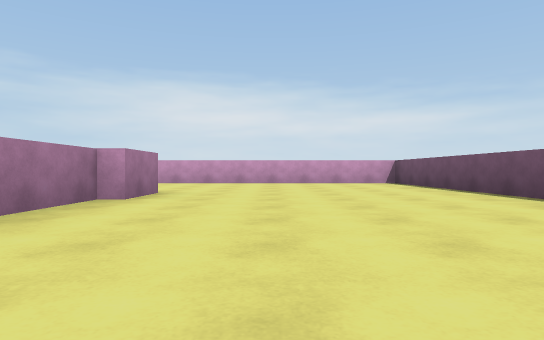
View 1 (above)

24 first-person views from a walk through a 3-D level made in the Unity game engine. The camera is 0.29 m above the floor, looks level and sees 75° across. The floor is counted in squares, 1 m on a side. Each view is taken from the middle of a square. On the plan, view 1 faces up. The plan holds only what a view shows up to about 9 squares ahead; the rest is blank. The place goes on beyond the plan.

View 2
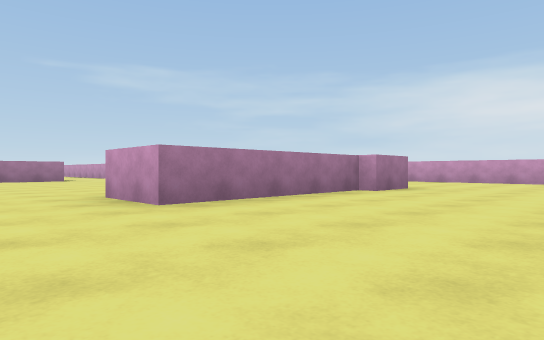

View 3
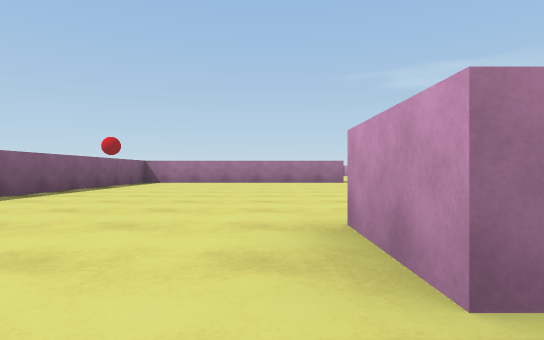

View 4
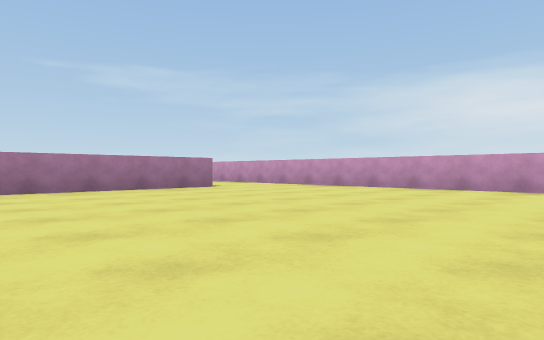

View 5
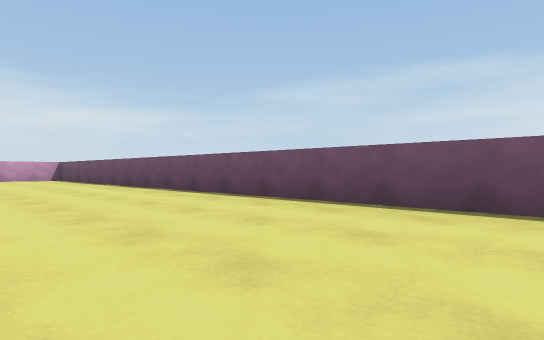

View 6
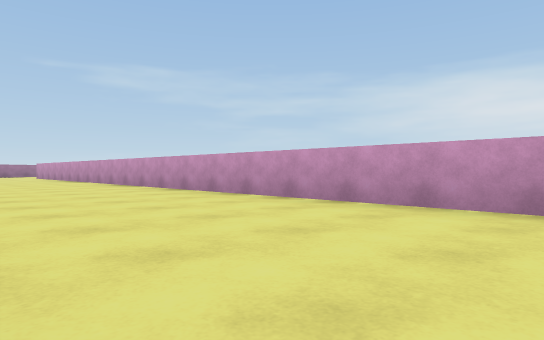

View 7
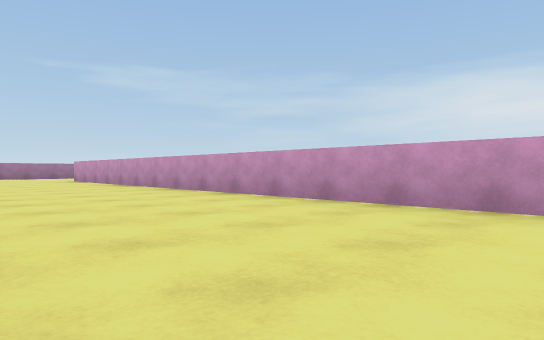

View 8
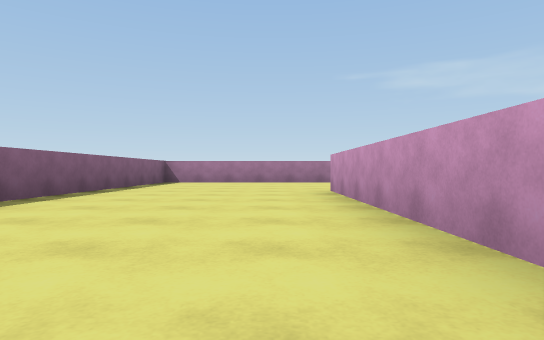

View 9
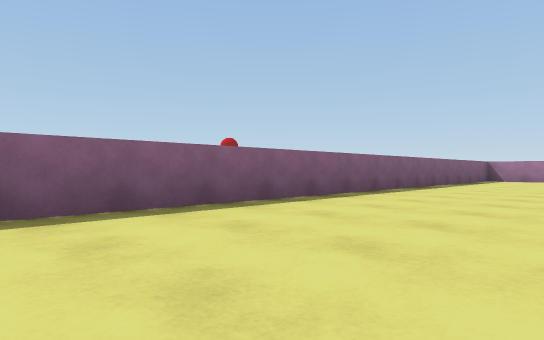

View 10
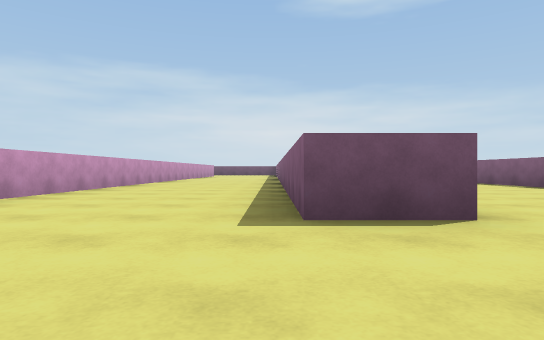

View 11
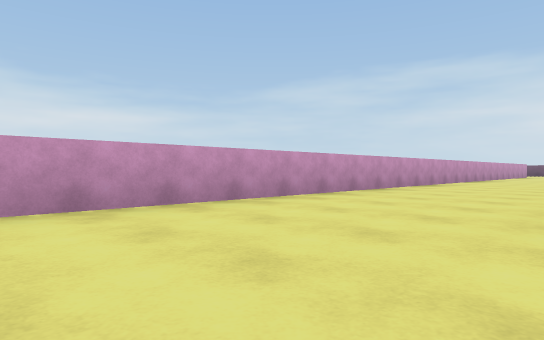

View 12
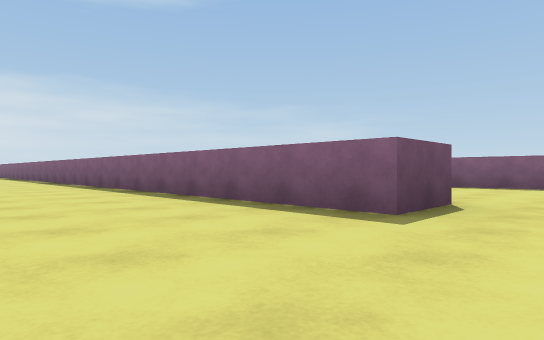

View 13
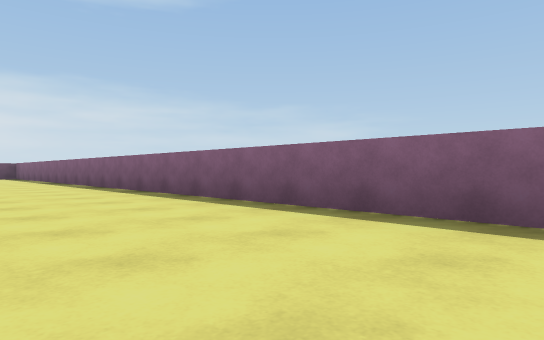

View 14
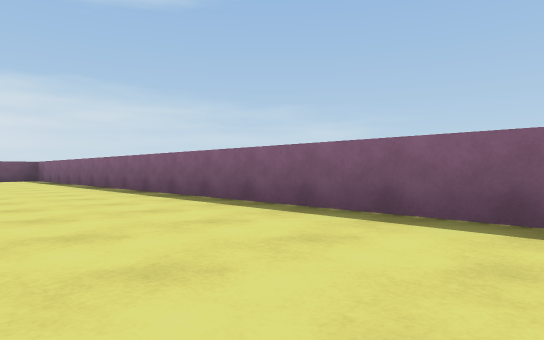

View 15
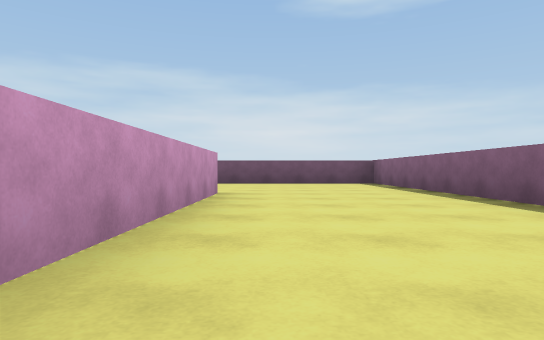

View 16
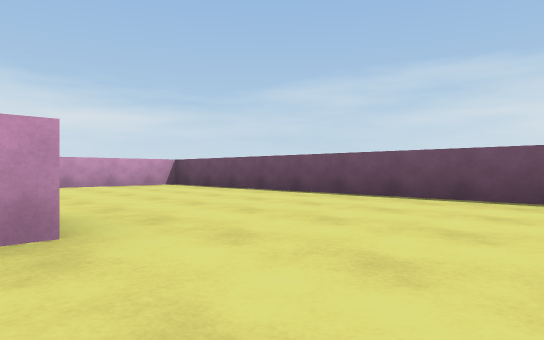

View 17
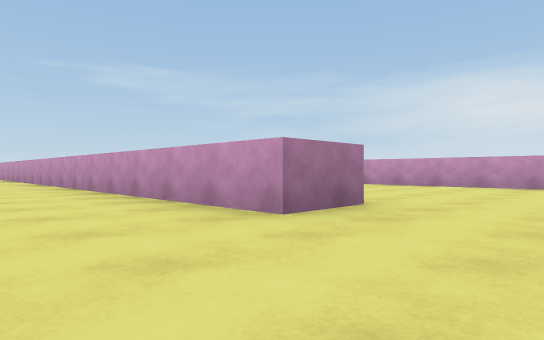

View 18
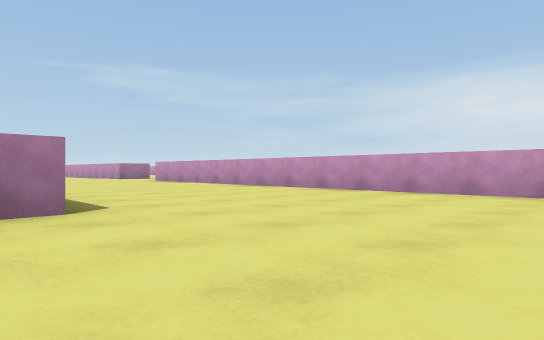

View 19
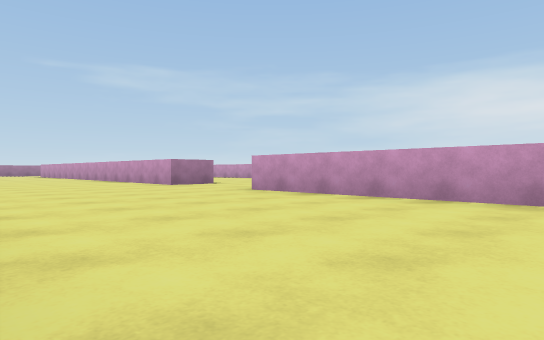

View 20
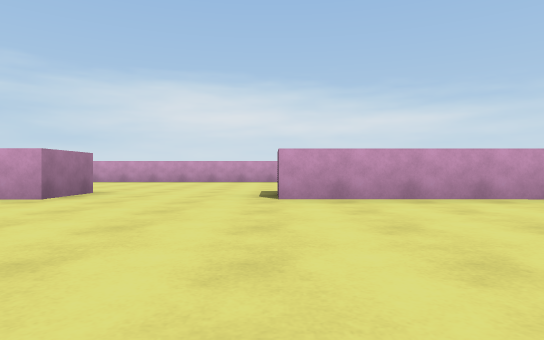

View 21
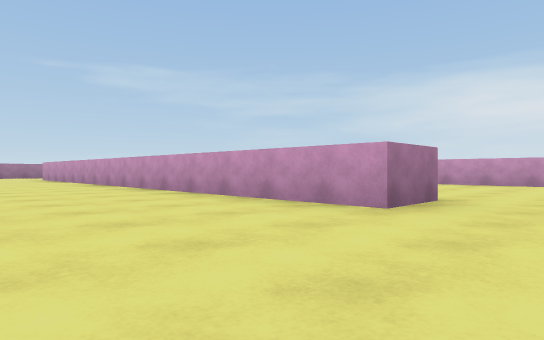

View 22
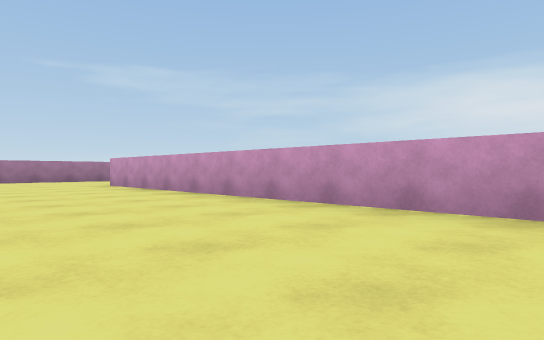

View 23
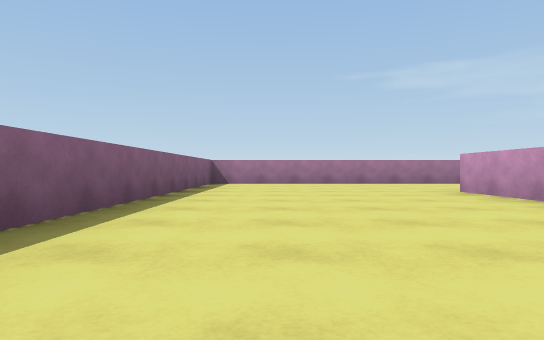

View 24
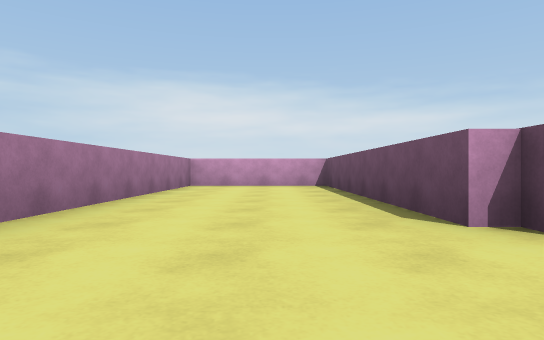

### Floor plan
Points are (right, up) in squares from view 1. A wall is a line through its corners. A room is listed if a view was taken in it or the views show most of it. See-through windows are left out.
Room 1 (views 1, 2, 3, 4, 5, 6, 7, 8, 9)
walls: (-4.7, 3.5) (-11.3, 3.5); (-1.7, 3.5) (-1.7, 0.4) (-2.9, 0.4); (-1.4, 4.6) (-1.4, 3.5); (-9.1, 1.8) (-9.1, -2.9) (-4.7, -2.9); (2.7, -2.8) (2.7, 7.8) (-15, 7.8); (-18.2, 7.4) (-18.2, 4.5) (-8.3, 4.5)
ways out: opening at (-16.5, 8.5) to room 2; opening at (-9.5, 2.5)
Room 2 (views 10, 11, 12, 13, 14, 15, 16, 17, 18, 19, 20, 21, 22, 23, 24)
walls: (-9.3, 17.6) (-9.3, 16.5) (-20, 16.5) (-20, 21.5) (-22.5, 21.5) (-22.5, 12.7) (-16.7, 12.7); (-6.8, 21.5) (-11.4, 21.5); (-0.6, 12.7) (-0.6, 11.7) (-16.7, 11.7); (-15, 7.8) (-15, 8.8) (2.7, 8.8) (2.7, 16.5) (-7, 16.5); (-18.2, 8.4) (-18.2, 7.4)
ways out: opening at (-16.5, 8.5) to room 1

Positions as (right, up) in squares from view 1, and headings:
1: (0, 0), facing up
2: (1, -1), facing up-left
3: (-1, 0), facing left
4: (-4, -2), facing up-left
5: (0, -3), facing up-right
6: (-1, 5), facing up-left
7: (-5, 5), facing up-left
8: (-10, 7), facing left
9: (-8, 7), facing down-left
10: (-17, 9), facing right
11: (-17, 9), facing up-right
12: (-16, 11), facing down-right
13: (-11, 11), facing down-right
14: (-8, 11), facing down-right
15: (-5, 11), facing right
16: (-1, 10), facing up-right
17: (1, 10), facing up-left
18: (2, 12), facing up-left
19: (-3, 13), facing up-left
20: (-7, 13), facing up
21: (-8, 14), facing up-left
22: (-13, 14), facing up-left
23: (-15, 14), facing left
24: (-21, 15), facing up
